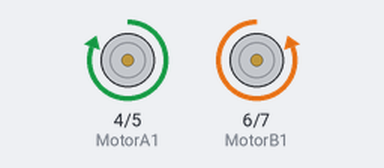
Simulated run of this sketch. Board: Arduino Uno, built with avr-gcc and run on an emulated ATmega328P. On the bench: motor-driver pin pairs drawn as motors (green arrow = first pin HIGH = forward, orange = second pin HIGH = backward, longer = more drive, scaled by the enable pin).

Above: at 1.0 s.
At 2.5 s:
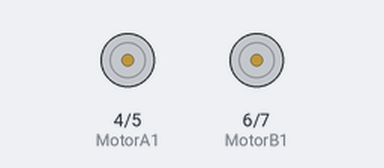
At 4.0 s:
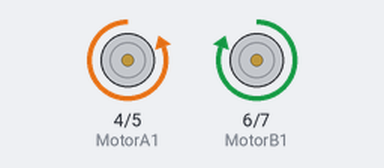
Timing chart, 0 to 7.8 s (numbered marks = the images above):
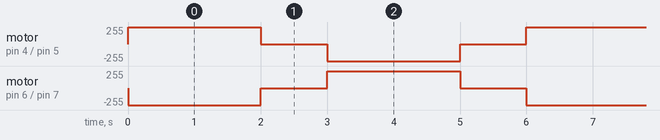

The sketch:

motor_driver.ino
```cpp
// Motor A pins

int enableA = 2; // Enable pin for Motor A

int MotorA1 = 4; // Input 1 for Motor A

int MotorA2 = 5; // Input 2 for Motor A


// Motor B pins

int enableB = 3; // Enable pin for Motor B

int MotorB1 = 6; // Input 1 for Motor B

int MotorB2 = 7; // Input 2 for Motor B


void setup() {

// Set Motor A control pins as outputs

pinMode(enableA, OUTPUT);

pinMode(MotorA1, OUTPUT);

pinMode(MotorA2, OUTPUT);


// Set Motor B control pins as outputs

pinMode(enableB, OUTPUT);

pinMode(MotorB1, OUTPUT);

pinMode(MotorB2, OUTPUT);


// Enable both motors

digitalWrite(enableA, HIGH);

digitalWrite(enableB, HIGH);

}


void loop() {

// Spin Motor A forward and Motor B backward

digitalWrite(MotorA1, HIGH); // Motor A forward

digitalWrite(MotorA2, LOW);

digitalWrite(MotorB1, LOW); // Motor B backward

digitalWrite(MotorB2, HIGH);


delay(2000); // Run for 2 seconds


// Stop both motors

digitalWrite(MotorA1, LOW);

digitalWrite(MotorA2, LOW);

digitalWrite(MotorB1, LOW);

digitalWrite(MotorB2, LOW);


delay(1000); // Pause for 1 second


// Reverse directions: Motor A backward, Motor B forward

digitalWrite(MotorA1, LOW); // Motor A backward

digitalWrite(MotorA2, HIGH);

digitalWrite(MotorB1, HIGH); // Motor B forward

digitalWrite(MotorB2, LOW);


delay(2000); // Run for 2 seconds


// Stop both motors again

digitalWrite(MotorA1, LOW);

digitalWrite(MotorA2, LOW);

digitalWrite(MotorB1, LOW);

digitalWrite(MotorB2, LOW);


delay(1000); // Pause for 1 second before repeating

}
```

Measured:
- by itself, motor on pin 4 (MotorA1) / pin 5 (MotorA2): repeats every 6.0 s: stopped 1.0 s, backward 255/255 2.0 s, stopped 1.0 s, forward 255/255 2.0 s
- by itself, motor on pin 6 (MotorB1) / pin 7 (MotorB2): repeats every 6.0 s: stopped 1.0 s, forward 255/255 2.0 s, stopped 1.0 s, backward 255/255 2.0 s
